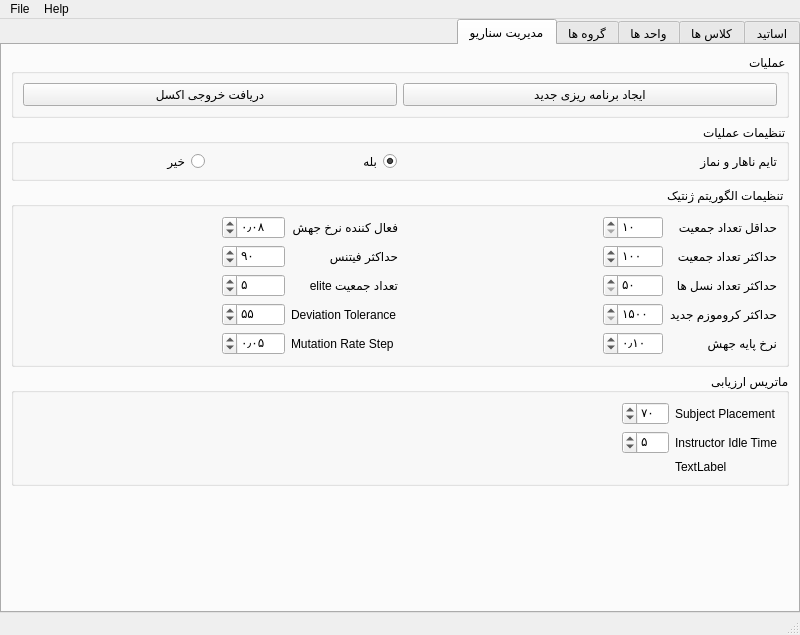
<?xml version="1.0" encoding="UTF-8"?>
<ui version="4.0">
 <class>MainWindow</class>
 <widget class="QMainWindow" name="MainWindow">
  <property name="windowModality">
   <enum>Qt::NonModal</enum>
  </property>
  <property name="geometry">
   <rect>
    <x>0</x>
    <y>0</y>
    <width>800</width>
    <height>635</height>
   </rect>
  </property>
  <property name="sizePolicy">
   <sizepolicy hsizetype="Maximum" vsizetype="Maximum">
    <horstretch>0</horstretch>
    <verstretch>0</verstretch>
   </sizepolicy>
  </property>
  <property name="minimumSize">
   <size>
    <width>800</width>
    <height>635</height>
   </size>
  </property>
  <property name="maximumSize">
   <size>
    <width>16777215</width>
    <height>16777215</height>
   </size>
  </property>
  <property name="windowTitle">
   <string>Genetic Algorithm Scheduler</string>
  </property>
  <widget class="QWidget" name="centralwidget">
   <property name="minimumSize">
    <size>
     <width>711</width>
     <height>526</height>
    </size>
   </property>
   <layout class="QVBoxLayout" name="verticalLayout">
    <property name="spacing">
     <number>0</number>
    </property>
    <property name="leftMargin">
     <number>0</number>
    </property>
    <property name="topMargin">
     <number>0</number>
    </property>
    <property name="rightMargin">
     <number>0</number>
    </property>
    <property name="bottomMargin">
     <number>0</number>
    </property>
    <item>
     <widget class="QTabWidget" name="tabWidget">
      <property name="font">
       <font>
        <weight>50</weight>
        <bold>false</bold>
       </font>
      </property>
      <property name="layoutDirection">
       <enum>Qt::RightToLeft</enum>
      </property>
      <property name="styleSheet">
       <string notr="true"/>
      </property>
      <property name="locale">
       <locale language="Persian" country="Iran"/>
      </property>
      <property name="tabPosition">
       <enum>QTabWidget::North</enum>
      </property>
      <property name="tabShape">
       <enum>QTabWidget::Rounded</enum>
      </property>
      <property name="currentIndex">
       <number>4</number>
      </property>
      <property name="elideMode">
       <enum>Qt::ElideNone</enum>
      </property>
      <widget class="QWidget" name="tabInstructors">
       <property name="whatsThis">
        <string>&lt;html&gt;&lt;head/&gt;&lt;body&gt;&lt;p&gt;&lt;br/&gt;&lt;/p&gt;&lt;/body&gt;&lt;/html&gt;</string>
       </property>
       <attribute name="title">
        <string>اساتید</string>
       </attribute>
       <layout class="QVBoxLayout" name="verticalLayout_2">
        <item>
         <widget class="QGroupBox" name="groupBox">
          <property name="title">
           <string>عملیات</string>
          </property>
          <layout class="QHBoxLayout" name="horizontalLayout">
           <item>
            <widget class="QPushButton" name="btnInstrAdd">
             <property name="text">
              <string>اضافه کردن استاد جدید</string>
             </property>
            </widget>
           </item>
           <item>
            <widget class="QPushButton" name="btnInstrImport">
             <property name="text">
              <string>بارگذاری از فایل اکسل</string>
             </property>
            </widget>
           </item>
          </layout>
         </widget>
        </item>
        <item>
         <widget class="QGroupBox" name="groupBox_11">
          <property name="title">
           <string>جست و جو</string>
          </property>
          <layout class="QHBoxLayout" name="horizontalLayout_6">
           <item>
            <widget class="QLineEdit" name="txtEditInsSearch">
             <property name="placeholderText">
              <string>جست و حو ...</string>
             </property>
            </widget>
           </item>
          </layout>
         </widget>
        </item>
        <item>
         <widget class="QTreeView" name="treeInstr">
          <property name="enabled">
           <bool>true</bool>
          </property>
          <property name="sizePolicy">
           <sizepolicy hsizetype="Expanding" vsizetype="Expanding">
            <horstretch>0</horstretch>
            <verstretch>0</verstretch>
           </sizepolicy>
          </property>
          <property name="frameShape">
           <enum>QFrame::StyledPanel</enum>
          </property>
         </widget>
        </item>
       </layout>
      </widget>
      <widget class="QWidget" name="tabRooms">
       <attribute name="title">
        <string>کلاس ها</string>
       </attribute>
       <layout class="QVBoxLayout" name="verticalLayout_3">
        <item>
         <widget class="QGroupBox" name="groupBox_2">
          <property name="title">
           <string>عملیات</string>
          </property>
          <layout class="QHBoxLayout" name="horizontalLayout_7">
           <item>
            <widget class="QPushButton" name="btnRoomAdd">
             <property name="text">
              <string>اضافه کردن کلاس جدید</string>
             </property>
            </widget>
           </item>
           <item>
            <widget class="QPushButton" name="btnRoomImport">
             <property name="text">
              <string>بارگذاری از فایل اکسل</string>
             </property>
            </widget>
           </item>
          </layout>
         </widget>
        </item>
        <item>
         <widget class="QGroupBox" name="groupBox_10">
          <property name="title">
           <string>جست و جو</string>
          </property>
          <layout class="QHBoxLayout" name="horizontalLayout_8">
           <item>
            <widget class="QLineEdit" name="txtSearchRoom">
             <property name="placeholderText">
              <string>جست و جو ...</string>
             </property>
            </widget>
           </item>
          </layout>
         </widget>
        </item>
        <item>
         <widget class="QTreeView" name="treeRoom"/>
        </item>
       </layout>
      </widget>
      <widget class="QWidget" name="tabSubjects">
       <attribute name="title">
        <string>واحد ها</string>
       </attribute>
       <layout class="QVBoxLayout" name="verticalLayout_4">
        <item>
         <widget class="QGroupBox" name="groupBox_3">
          <property name="title">
           <string>عملیات</string>
          </property>
          <layout class="QHBoxLayout" name="horizontalLayout_2">
           <item>
            <widget class="QPushButton" name="btnSubjAdd">
             <property name="text">
              <string>اضافه کردن واحد جدید</string>
             </property>
            </widget>
           </item>
           <item>
            <widget class="QPushButton" name="btnSubjImport">
             <property name="text">
              <string>بارگذاری از فایل اکسل</string>
             </property>
            </widget>
           </item>
          </layout>
         </widget>
        </item>
        <item>
         <widget class="QGroupBox" name="groupBox_12">
          <property name="title">
           <string>جست و جو</string>
          </property>
          <layout class="QHBoxLayout" name="horizontalLayout_9">
           <item>
            <widget class="QLineEdit" name="txtSearchSubject">
             <property name="placeholderText">
              <string>جست و جو ...</string>
             </property>
            </widget>
           </item>
          </layout>
         </widget>
        </item>
        <item>
         <widget class="QTreeView" name="treeSubj"/>
        </item>
       </layout>
      </widget>
      <widget class="QWidget" name="tabSections">
       <attribute name="title">
        <string>گروه ها</string>
       </attribute>
       <layout class="QVBoxLayout" name="verticalLayout_5">
        <item>
         <widget class="QGroupBox" name="groupBox_4">
          <property name="title">
           <string>عملیات</string>
          </property>
          <layout class="QHBoxLayout" name="horizontalLayout_3">
           <item>
            <widget class="QPushButton" name="btnSecAdd">
             <property name="text">
              <string>اضافه کردن گروه درسی جدید</string>
             </property>
            </widget>
           </item>
          </layout>
         </widget>
        </item>
        <item>
         <widget class="QTreeView" name="treeSec"/>
        </item>
       </layout>
      </widget>
      <widget class="QWidget" name="tabScenario">
       <property name="sizePolicy">
        <sizepolicy hsizetype="Preferred" vsizetype="Preferred">
         <horstretch>0</horstretch>
         <verstretch>0</verstretch>
        </sizepolicy>
       </property>
       <attribute name="title">
        <string>مدیریت سناریو</string>
       </attribute>
       <layout class="QVBoxLayout" name="verticalLayout_6" stretch="0,0,0,0,0">
        <property name="sizeConstraint">
         <enum>QLayout::SetDefaultConstraint</enum>
        </property>
        <item>
         <widget class="QGroupBox" name="groupBox_5">
          <property name="title">
           <string>عملیات</string>
          </property>
          <layout class="QHBoxLayout" name="horizontalLayout_4">
           <item>
            <widget class="QPushButton" name="btnScenGenerate">
             <property name="text">
              <string>ایجاد برنامه ریزی جدید</string>
             </property>
            </widget>
           </item>
           <item>
            <widget class="QPushButton" name="btnScenResult">
             <property name="text">
              <string>دریافت خروجی اکسل</string>
             </property>
            </widget>
           </item>
          </layout>
         </widget>
        </item>
        <item>
         <widget class="QGroupBox" name="groupBox_6">
          <property name="title">
           <string>تنظیمات عملیات</string>
          </property>
          <layout class="QGridLayout" name="gridLayout_2">
           <item row="0" column="0">
            <widget class="QLabel" name="label_6">
             <property name="toolTip">
              <string>Assess for lunch break for sections.</string>
             </property>
             <property name="text">
              <string>تایم ناهار و نماز</string>
             </property>
            </widget>
           </item>
           <item row="0" column="1">
            <widget class="QGroupBox" name="groupBox_7">
             <property name="styleSheet">
              <string notr="true">border: none</string>
             </property>
             <property name="title">
              <string/>
             </property>
             <property name="flat">
              <bool>false</bool>
             </property>
             <property name="checkable">
              <bool>false</bool>
             </property>
             <property name="checked">
              <bool>false</bool>
             </property>
             <layout class="QHBoxLayout" name="horizontalLayout_5">
              <property name="spacing">
               <number>10</number>
              </property>
              <property name="leftMargin">
               <number>0</number>
              </property>
              <property name="topMargin">
               <number>0</number>
              </property>
              <property name="rightMargin">
               <number>0</number>
              </property>
              <property name="bottomMargin">
               <number>0</number>
              </property>
              <item>
               <widget class="QRadioButton" name="radioLunchYes">
                <property name="text">
                 <string>بله</string>
                </property>
                <property name="checked">
                 <bool>true</bool>
                </property>
               </widget>
              </item>
              <item>
               <widget class="QRadioButton" name="radioLunchNo">
                <property name="text">
                 <string>خیر</string>
                </property>
               </widget>
              </item>
             </layout>
            </widget>
           </item>
          </layout>
         </widget>
        </item>
        <item>
         <widget class="QGroupBox" name="groupBox_8">
          <property name="title">
           <string>تنظیمات الگوریتم ژنتیک</string>
          </property>
          <layout class="QGridLayout" name="gridLayout_3">
           <item row="0" column="1">
            <widget class="QSpinBox" name="editMinPop">
             <property name="minimum">
              <number>10</number>
             </property>
             <property name="maximum">
              <number>10000</number>
             </property>
            </widget>
           </item>
           <item row="3" column="0">
            <widget class="QLabel" name="label_10">
             <property name="toolTip">
              <string>Maximum attempts for creating a valid chromosome.</string>
             </property>
             <property name="text">
              <string>حداکثر کروموزم جدید</string>
             </property>
            </widget>
           </item>
           <item row="1" column="3">
            <widget class="QLabel" name="label_12">
             <property name="toolTip">
              <string>Stops the generation when a chromosome meets this.</string>
             </property>
             <property name="text">
              <string>حداکثر فیتنس</string>
             </property>
            </widget>
           </item>
           <item row="0" column="5">
            <widget class="QDoubleSpinBox" name="editMut">
             <property name="maximum">
              <double>100.000000000000000</double>
             </property>
             <property name="singleStep">
              <double>0.010000000000000</double>
             </property>
             <property name="value">
              <double>0.080000000000000</double>
             </property>
            </widget>
           </item>
           <item row="1" column="5">
            <widget class="QSpinBox" name="editMaxFit">
             <property name="maximum">
              <number>100</number>
             </property>
             <property name="value">
              <number>90</number>
             </property>
            </widget>
           </item>
           <item row="0" column="7">
            <spacer name="horizontalSpacer_5">
             <property name="orientation">
              <enum>Qt::Horizontal</enum>
             </property>
             <property name="sizeHint" stdset="0">
              <size>
               <width>40</width>
               <height>20</height>
              </size>
             </property>
            </spacer>
           </item>
           <item row="0" column="3">
            <widget class="QLabel" name="label_11">
             <property name="toolTip">
              <string>&lt;html&gt;&lt;head/&gt;&lt;body&gt;&lt;p&gt;Triggers mutation rate change when the difference of average fitness falls to the specificied level.&lt;/p&gt;&lt;/body&gt;&lt;/html&gt;</string>
             </property>
             <property name="text">
              <string>فعال کننده نرخ جهش</string>
             </property>
            </widget>
           </item>
           <item row="4" column="3">
            <widget class="QLabel" name="label_2">
             <property name="text">
              <string>Mutation Rate Step</string>
             </property>
            </widget>
           </item>
           <item row="2" column="1">
            <widget class="QSpinBox" name="editMaxGen">
             <property name="minimum">
              <number>50</number>
             </property>
             <property name="maximum">
              <number>10000</number>
             </property>
            </widget>
           </item>
           <item row="3" column="3">
            <widget class="QLabel" name="label_21">
             <property name="toolTip">
              <string>The maximum control of a sigma.</string>
             </property>
             <property name="text">
              <string>Deviation Tolerance</string>
             </property>
            </widget>
           </item>
           <item row="4" column="0">
            <widget class="QLabel" name="label">
             <property name="text">
              <string>نرخ پایه جهش</string>
             </property>
            </widget>
           </item>
           <item row="0" column="2">
            <spacer name="horizontalSpacer">
             <property name="orientation">
              <enum>Qt::Horizontal</enum>
             </property>
             <property name="sizeHint" stdset="0">
              <size>
               <width>40</width>
               <height>20</height>
              </size>
             </property>
            </spacer>
           </item>
           <item row="2" column="5">
            <widget class="QSpinBox" name="editElite">
             <property name="maximum">
              <number>100</number>
             </property>
             <property name="value">
              <number>5</number>
             </property>
            </widget>
           </item>
           <item row="4" column="5">
            <widget class="QDoubleSpinBox" name="editMutStep">
             <property name="value">
              <double>0.050000000000000</double>
             </property>
            </widget>
           </item>
           <item row="1" column="1">
            <widget class="QSpinBox" name="editMaxPop">
             <property name="minimum">
              <number>10</number>
             </property>
             <property name="maximum">
              <number>10000</number>
             </property>
             <property name="value">
              <number>100</number>
             </property>
            </widget>
           </item>
           <item row="3" column="5">
            <widget class="QSpinBox" name="editDev">
             <property name="maximum">
              <number>100</number>
             </property>
             <property name="value">
              <number>55</number>
             </property>
            </widget>
           </item>
           <item row="4" column="1">
            <widget class="QDoubleSpinBox" name="editBaseMut">
             <property name="value">
              <double>0.100000000000000</double>
             </property>
            </widget>
           </item>
           <item row="2" column="0">
            <widget class="QLabel" name="label_9">
             <property name="toolTip">
              <string>Maximum amount of generations to be performed on solution generation.</string>
             </property>
             <property name="text">
              <string>حداکثر تعداد نسل ها</string>
             </property>
            </widget>
           </item>
           <item row="0" column="0">
            <widget class="QLabel" name="label_7">
             <property name="toolTip">
              <string>Starting point and lowest population count of the genetic algorithm.</string>
             </property>
             <property name="text">
              <string>حداقل تعداد جمعیت</string>
             </property>
            </widget>
           </item>
           <item row="3" column="1">
            <widget class="QSpinBox" name="editMaxCreation">
             <property name="minimum">
              <number>1500</number>
             </property>
             <property name="maximum">
              <number>30000</number>
             </property>
            </widget>
           </item>
           <item row="1" column="0">
            <widget class="QLabel" name="label_8">
             <property name="toolTip">
              <string>Highest population count of the genetic algorithm.</string>
             </property>
             <property name="text">
              <string>حداکثر تعداد جمعیت</string>
             </property>
            </widget>
           </item>
           <item row="2" column="3">
            <widget class="QLabel" name="label_20">
             <property name="toolTip">
              <string>The percent of population that would belong to elite.</string>
             </property>
             <property name="text">
              <string>تعداد جمعیت elite</string>
             </property>
            </widget>
           </item>
          </layout>
         </widget>
        </item>
        <item>
         <widget class="QGroupBox" name="groupBox_9">
          <property name="title">
           <string>ماتریس ارزیابی</string>
          </property>
          <layout class="QGridLayout" name="gridLayout_4">
           <item row="0" column="0">
            <widget class="QLabel" name="label_13">
             <property name="toolTip">
              <string>The weight of having all subjects placed.</string>
             </property>
             <property name="text">
              <string>Subject Placement</string>
             </property>
            </widget>
           </item>
           <item row="1" column="1">
            <widget class="QSpinBox" name="editIdle">
             <property name="maximum">
              <number>100</number>
             </property>
             <property name="value">
              <number>5</number>
             </property>
            </widget>
           </item>
           <item row="0" column="1">
            <widget class="QSpinBox" name="editSbj">
             <property name="maximum">
              <number>100</number>
             </property>
             <property name="value">
              <number>70</number>
             </property>
            </widget>
           </item>
           <item row="1" column="0">
            <widget class="QLabel" name="label_18">
             <property name="toolTip">
              <string>The weight of sections having less idle time.</string>
             </property>
             <property name="text">
              <string>Instructor Idle Time</string>
             </property>
            </widget>
           </item>
           <item row="3" column="0">
            <widget class="QLabel" name="lblTotal">
             <property name="text">
              <string>TextLabel</string>
             </property>
            </widget>
           </item>
           <item row="0" column="2">
            <spacer name="horizontalSpacer_8">
             <property name="orientation">
              <enum>Qt::Horizontal</enum>
             </property>
             <property name="sizeHint" stdset="0">
              <size>
               <width>40</width>
               <height>20</height>
              </size>
             </property>
            </spacer>
           </item>
          </layout>
         </widget>
        </item>
        <item>
         <spacer name="verticalSpacer">
          <property name="orientation">
           <enum>Qt::Vertical</enum>
          </property>
          <property name="sizeHint" stdset="0">
           <size>
            <width>20</width>
            <height>40</height>
           </size>
          </property>
         </spacer>
        </item>
       </layout>
      </widget>
     </widget>
    </item>
   </layout>
  </widget>
  <widget class="QMenuBar" name="menubar">
   <property name="geometry">
    <rect>
     <x>0</x>
     <y>0</y>
     <width>800</width>
     <height>22</height>
    </rect>
   </property>
   <widget class="QMenu" name="menuFile">
    <property name="title">
     <string>File</string>
    </property>
    <addaction name="actionNew"/>
    <addaction name="actionOpen"/>
    <addaction name="actionSave_As"/>
    <addaction name="separator"/>
    <addaction name="actionSettings"/>
    <addaction name="separator"/>
    <addaction name="actionExit"/>
   </widget>
   <widget class="QMenu" name="menuHelp">
    <property name="title">
     <string>Help</string>
    </property>
    <addaction name="actionInstructions"/>
    <addaction name="separator"/>
    <addaction name="actionAbout"/>
   </widget>
   <addaction name="menuFile"/>
   <addaction name="menuHelp"/>
  </widget>
  <widget class="QStatusBar" name="statusbar"/>
  <action name="actionNew">
   <property name="text">
    <string>New</string>
   </property>
  </action>
  <action name="actionOpen">
   <property name="text">
    <string>Open</string>
   </property>
  </action>
  <action name="actionSave">
   <property name="text">
    <string>Save</string>
   </property>
  </action>
  <action name="actionSave_As">
   <property name="text">
    <string>Save As</string>
   </property>
  </action>
  <action name="actionSettings">
   <property name="text">
    <string>Settings</string>
   </property>
  </action>
  <action name="actionExit">
   <property name="text">
    <string>Exit</string>
   </property>
  </action>
  <action name="actionAdd_Instructor">
   <property name="text">
    <string>Add Instructor</string>
   </property>
  </action>
  <action name="actionView_Instructors">
   <property name="text">
    <string>View Instructors</string>
   </property>
  </action>
  <action name="actionAdd_Room">
   <property name="text">
    <string>Add Room</string>
   </property>
  </action>
  <action name="actionView_Rooms">
   <property name="text">
    <string>View Rooms</string>
   </property>
  </action>
  <action name="actionAdd_Subject">
   <property name="text">
    <string>Add Subject</string>
   </property>
  </action>
  <action name="actionView_Subjects">
   <property name="text">
    <string>View Subjects</string>
   </property>
  </action>
  <action name="actionAdd_Sections">
   <property name="text">
    <string>Add Sections</string>
   </property>
  </action>
  <action name="actionView_Sections">
   <property name="text">
    <string>View Sections</string>
   </property>
  </action>
  <action name="actionImport">
   <property name="text">
    <string>Import</string>
   </property>
  </action>
  <action name="actionExport">
   <property name="text">
    <string>Export</string>
   </property>
  </action>
  <action name="actionView_Results">
   <property name="text">
    <string>View Results</string>
   </property>
  </action>
  <action name="actionGenerate">
   <property name="text">
    <string>Generate</string>
   </property>
  </action>
  <action name="actionImport_2">
   <property name="text">
    <string>Import</string>
   </property>
  </action>
  <action name="actionExport_2">
   <property name="text">
    <string>Export</string>
   </property>
  </action>
  <action name="actionScenario_Summary">
   <property name="text">
    <string>Scenario Summary</string>
   </property>
  </action>
  <action name="actionGenerate_2">
   <property name="text">
    <string>Generate</string>
   </property>
  </action>
  <action name="actionView_Results_2">
   <property name="text">
    <string>View Results</string>
   </property>
  </action>
  <action name="actionInstructions">
   <property name="text">
    <string>Instructions</string>
   </property>
  </action>
  <action name="actionAbout">
   <property name="text">
    <string>About</string>
   </property>
  </action>
 </widget>
 <tabstops>
  <tabstop>tabWidget</tabstop>
  <tabstop>btnInstrAdd</tabstop>
  <tabstop>btnInstrImport</tabstop>
  <tabstop>txtEditInsSearch</tabstop>
  <tabstop>treeInstr</tabstop>
  <tabstop>btnRoomAdd</tabstop>
  <tabstop>btnRoomImport</tabstop>
  <tabstop>treeRoom</tabstop>
  <tabstop>btnSubjAdd</tabstop>
  <tabstop>btnSubjImport</tabstop>
  <tabstop>treeSubj</tabstop>
  <tabstop>btnSecAdd</tabstop>
  <tabstop>treeSec</tabstop>
  <tabstop>radioLunchYes</tabstop>
  <tabstop>radioLunchNo</tabstop>
  <tabstop>editMinPop</tabstop>
  <tabstop>editMaxPop</tabstop>
  <tabstop>editMaxGen</tabstop>
  <tabstop>editMaxCreation</tabstop>
  <tabstop>editMut</tabstop>
  <tabstop>editMaxFit</tabstop>
  <tabstop>editElite</tabstop>
  <tabstop>editDev</tabstop>
  <tabstop>editSbj</tabstop>
  <tabstop>editIdle</tabstop>
  <tabstop>btnScenGenerate</tabstop>
  <tabstop>btnScenResult</tabstop>
 </tabstops>
 <resources/>
 <connections/>
</ui>
